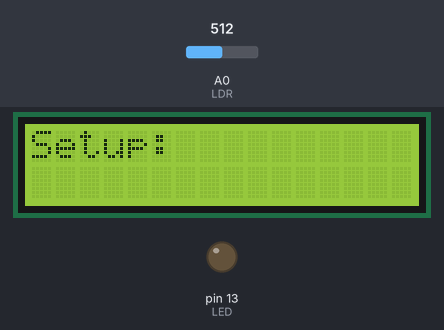
A program run on a simulated Arduino Leonardo, built with avr-gcc and run on an emulated ATmega32U4. Parts: 16×2 character LCD, output pins drawn as LEDs (lit = HIGH). The inputs (shaded band) are chosen by the test bench; at power-on: A0 (LDR) = 512. USB keyboard and mouse output is not drawn.

Above: at 0.1 s.
At 5.1 s:
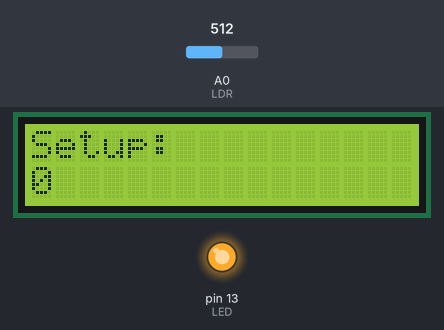
Timing chart, 0 to 6.6 s (numbered marks = the images above):
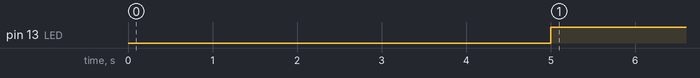

The program:

main.cpp
```cpp
#include <Arduino.h>
#include <LiquidCrystal.h>
#include <Joystick.h>

// the Joystick lib can be found here:
// https://github.com/MHeironimus/ArduinoJoystickLibrary?utm_source=platformio&utm_medium=piohome
// unfortunately, it doesn't support ffb.

#define STANDBY 0
#define TESTING 1
#define STOP    2

const int LDR = A0;
const int LED = 13;
LiquidCrystal lcd(7, 8, 9, 10, 11, 12);
int LDR_value = 0;
int startTime;
int currentTime;
int triggeredTime;
int testNumber = 0;
bool wasTriggered;
char outputStr1[16];
char outputStr2[16];
Joystick_ Joystick(JOYSTICK_DEFAULT_REPORT_ID,
  JOYSTICK_TYPE_JOYSTICK, 32, 0,
  true, true, false, false, false, false,
  true, true, false, false, false);

int mode = STANDBY;

// forward function declarations:
int readLDR();

// function impelentation

void setup()
{
  Joystick.begin();
  pinMode(LED, OUTPUT);
  lcd.begin(16, 2);
  lcd.print("Setup:");

  startTime = 0;
  currentTime = 0;
  triggeredTime = 0;
  wasTriggered = false;
}

void loop()
{
  LDR_value = readLDR();

  delay(1);
}

int readLDR()
{
  // - Every 5 seconds, trigger the first button on the controller.
  // - Then check to see if the photoresistore has a change of 200 units - this indicates
  //   that the app has displayed a white square on screen.
  int value = analogRead(LDR);
  currentTime = millis();
  if (mode == STANDBY)
  {
    if (currentTime - startTime >= 5000) // attempt the test every 5 seconds
    {
      mode = TESTING;
      startTime = currentTime;
      Joystick.pressButton(0);
      testNumber++;
      sprintf(outputStr1, "Test #: %-5d", testNumber);
    }
  }
  if (mode == TESTING)
  {
    sprintf(outputStr2, "T: %-10d", currentTime - startTime);
    if (value < 500)
    {
      digitalWrite(LED, LOW);
      wasTriggered = false;
    }
    else
    {
      digitalWrite(LED, HIGH);
      triggeredTime = currentTime;
      wasTriggered = true;
    }

    if (wasTriggered)
    {
      int deltaTime = triggeredTime - startTime;
      char buffer[16];
      sprintf(buffer, "%-16d", deltaTime);
      strcpy(outputStr2, buffer);
      wasTriggered = false;
      triggeredTime = 0;
      startTime = currentTime;
      mode = STANDBY;
      Joystick.releaseButton(0);
    }

    if ((currentTime - startTime) > 10000) // timeout
    {
      mode = STANDBY;
      sprintf(outputStr2, "%-15s", "Fail! Timeout--");
      triggeredTime = 0;
      startTime = currentTime;
      Joystick.releaseButton(0);
    }

  }

  lcd.setCursor(0, 0);
  lcd.print(outputStr1);
  lcd.setCursor(0, 1);
  lcd.print(outputStr2);

  return value;
}
```

Measured:
- by itself, pin 13 (LED): LOW → HIGH at 5.0 s
